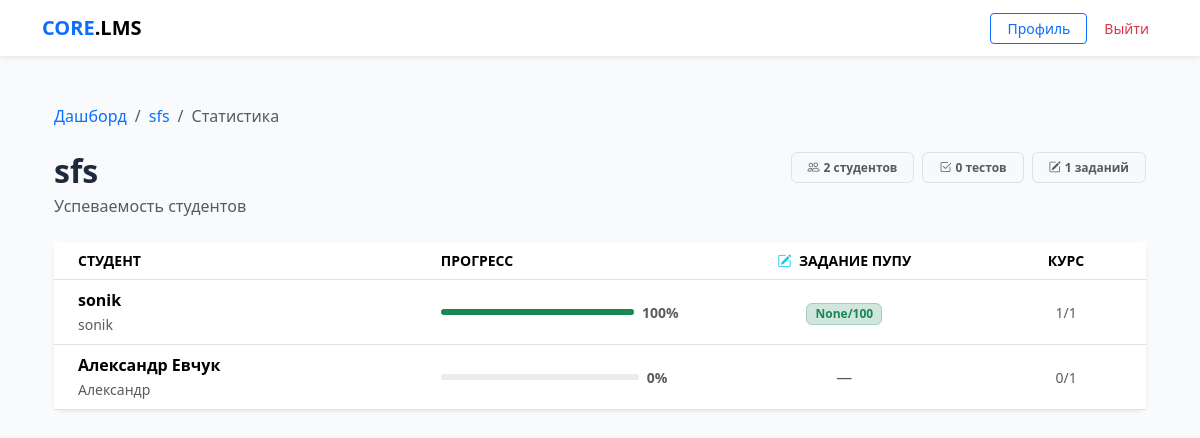
Page /stats/4/ (signed in) on the committed database.
### core/models.py (models this page shows, shortened)
class Course(models.Model):
    title = models.CharField(max_length=255)
    description = models.TextField(blank=True)
    author = models.ForeignKey(CustomUser, on_delete=models.CASCADE, related_name='authored_courses')
    groups = models.ManyToManyField(Group, related_name='available_courses', blank=True)
    created_at = models.DateTimeField(auto_now_add=True)
    available_from = models.DateTimeField(null=True, blank=True,
        help_text='Дата открытия курса. Пусто — доступен сразу.')
    available_until = models.DateTimeField(null=True, blank=True,
        help_text='Дата закрытия курса. Пусто — бессрочно.')
    allow_self_enroll = models.BooleanField(default=False,
        help_text='Разрешить студентам подключаться по коду доступа')
    access_code = models.CharField(max_length=32, blank=True, null=True,
        help_text='Код для самостоятельного подключения к курсу')

class Assignment(models.Model):
    block = models.OneToOneField(ContentBlock, on_delete=models.CASCADE, related_name='assignment')
    description = models.TextField(blank=True)
    max_score = models.PositiveIntegerField(default=100)
    deadline = models.DateTimeField(null=True, blank=True)

class ContentBlock(models.Model):
    BLOCK_TYPES = (
        ('text', 'Текст'),
        ('file', 'Файл/Медиа'),
        ('quiz', 'Тест'),
        ('assignment', 'Задание'),
    )
    course = models.ForeignKey(Course, on_delete=models.CASCADE, related_name='blocks')
    section = models.ForeignKey('Section', on_delete=models.SET_NULL,
                                null=True, blank=True, related_name='blocks')
    title = models.CharField(max_length=255)
    block_type = models.CharField(max_length=20, choices=BLOCK_TYPES)
    content_text = models.TextField(blank=True, null=True)
    content_file = models.FileField(upload_to='course_contents/', blank=True, null=True)
    content_quiz = models.ForeignKey(Quiz, on_delete=models.SET_NULL, blank=True, null=True,
                                     related_name='blocks')
    order = models.PositiveIntegerField(default=0)

class CustomUser(AbstractUser):
    ROLE_CHOICES = (
        ('student', 'Студент'),
        ('teacher', 'Преподаватель'),
    )
    role = models.CharField(max_length=10, choices=ROLE_CHOICES, default='student')
    avatar = models.ImageField(upload_to='avatars/', null=True, blank=True)
    phone = models.CharField(max_length=20, null=True, blank=True)

class Submission(models.Model):
    STATUS_CHOICES = (
        ('submitted', 'На проверке'),
        ('graded', 'Проверено'),
    )
    assignment = models.ForeignKey(Assignment, on_delete=models.CASCADE, related_name='submissions')
    student = models.ForeignKey(CustomUser, on_delete=models.CASCADE, related_name='submissions')
    text = models.TextField(blank=True)
    file = models.FileField(upload_to='submissions/', blank=True, null=True)
    submitted_at = models.DateTimeField(auto_now_add=True)
    status = models.CharField(max_length=20, choices=STATUS_CHOICES, default='submitted')
    score = models.PositiveIntegerField(null=True, blank=True)
    feedback = models.TextField(blank=True)
    graded_at = models.DateTimeField(null=True, blank=True)
    is_late = models.BooleanField(default=False,
        help_text='Помечается автоматически если сдано после дедлайна')
    class Meta:
        unique_together = ('assignment', 'student')

### core/views.py (the view)
# urls.py: path('stats/<int:course_id>/', views.course_stats, name='course_stats'),
@login_required
@user_passes_test(is_teacher)
def course_stats(request, course_id):
    course = get_object_or_404(Course, id=course_id, author=request.user)
    students = CustomUser.objects.filter(
        groups__in=course.groups.all(), role='student'
    ).distinct().order_by('last_name', 'first_name')
    quizzes = Quiz.objects.filter(course=course)
    assignments = Assignment.objects.filter(
        block__course=course
    ).select_related('block')
    students_data = []
    for student in students:
        quiz_results = {}
        for quiz in quizzes:
            result = StudentResult.objects.filter(
                student=student, quiz=quiz
            ).order_by('-score').first()
            quiz_results[quiz.id] = result
        assignment_results = {}
        for assignment in assignments:
            sub = Submission.objects.filter(
                student=student, assignment=assignment
            ).first()
            assignment_results[assignment.id] = sub
        total = quizzes.count() + assignments.count()
        done = sum(1 for r in quiz_results.values() if r)
        done += sum(1 for s in assignment_results.values() if s and s.status == 'graded')
        pct = int((done / total) * 100) if total > 0 else 0
        completion = CourseCompletion.objects.filter(
            student=student, course=course).first()
        students_data.append({
            'student': student,
            'quiz_results': quiz_results,
            'assignment_results': assignment_results,
            'pct': pct,
            'done': done,
            'total': total,
            'completed': completion,
        })
    return render(request, 'core/course_stats.html', {
        'course': course,
        'students_data': students_data,
        'quizzes': quizzes,
        'assignments': assignments,
    })

### core/templatetags/core_extras.py (called while the page is built)
@register.filter
def lookup(d, key):
    if isinstance(d, dict):
        return d.get(key)
    return None

### core/views.py (called while the page is built)
def is_teacher(user):
    return user.is_authenticated and user.role == 'teacher'

### core/templates/core/course_stats.html (shortened to what this page needs)
{% extends "core/base.html" %}
{% load core_extras %}
{% block content %}
<div class="container py-4">
    <nav aria-label="breadcrumb" class="mb-4">
        <ol class="breadcrumb">
            <li class="breadcrumb-item">
                <a href="{% url 'dashboard' %}" class="text-decoration-none">Дашборд</a>
            </li>
            <li class="breadcrumb-item">
                <a href="{% url 'course_builder' course.id %}" class="text-decoration-none">
                    {{ course.title }}
                </a>
            </li>
            <li class="breadcrumb-item active">Статистика</li>
        </ol>
    </nav>
    <div class="d-flex justify-content-between align-items-start mb-4">
        <div>
            <h2 class="fw-bold mb-1">{{ course.title }}</h2>
            <p class="text-muted mb-0">Успеваемость студентов</p>
        </div>
        <div class="d-flex gap-2">
            <span class="badge bg-light text-muted border px-3 py-2">
                <i class="bi bi-people me-1"></i>{{ students_data|length }} студентов
            </span>
            <span class="badge bg-light text-muted border px-3 py-2">
                <i class="bi bi-check2-square me-1"></i>{{ quizzes|length }} тестов
            </span>
            <span class="badge bg-light text-muted border px-3 py-2">
                <i class="bi bi-pencil-square me-1"></i>{{ assignments|length }} заданий
            </span>
        </div>
    </div>
    {% if students_data %}
    <div class="card border-0 shadow-sm">
        <div class="table-responsive">
            <table class="table align-middle mb-0" id="statsTable">
                <thead class="bg-light">
                    <tr class="small text-uppercase text-muted">
                        <th class="ps-4" style="min-width:180px;">Студент</th>
                        <th style="min-width:100px;">Прогресс</th>
                        {% for assignment in assignments %}
                        <th class="text-center" style="min-width:100px;"
                            title="{{ assignment.block.title }}">
                            <i class="bi bi-pencil-square text-info me-1"></i>
                            {{ assignment.block.title|truncatechars:15 }}
                        </th>
                        {% endfor %}
                        <th class="text-center pe-4">Курс</th>
                    </tr>
                </thead>
                <tbody>
                    {% for row in students_data %}
                    <tr class="{% if row.completed %}table-success-subtle{% endif %}">
                        <td class="ps-4">
                            <div class="fw-semibold">
                                {{ row.student.get_full_name|default:row.student.username }}
                            </div>
                            <small class="text-muted">{{ row.student.username }}</small>
                        </td>
                        <td>
                            <div class="d-flex align-items-center gap-2">
                                <div class="progress flex-grow-1" style="height:6px;min-width:60px;">
                                    <div class="progress-bar
                                        {% if row.pct == 100 %}bg-success
                                        {% elif row.pct >= 50 %}bg-primary
                                        {% else %}bg-warning{% endif %}"
                                         style="width:{{ row.pct }}%;"></div>
                                </div>
                                <small class="text-muted fw-semibold" style="min-width:32px;">
                                    {{ row.pct }}%
                                </small>
                            </div>
                        </td>
                        {% for assignment in assignments %}
                        {% with sub=row.assignment_results|lookup:assignment.id %}
                        <td class="text-center">
                            {% if sub %}
                                {% if sub.status == 'graded' %}
                                <span class="badge bg-success-subtle text-success border border-success-subtle px-2">
                                    {{ sub.score }}/{{ assignment.max_score }}
                                </span>
                                {% endif %}
                            {% else %}
                                <span class="text-muted">—</span>
                            {% endif %}
                        </td>
                        {% endwith %}
                        {% endfor %}
                        <td class="text-center pe-4">
                            {% if row.completed %}
                            <span class="badge bg-success-subtle text-success border border-success-subtle">
                                <i class="bi bi-check2-all me-1"></i>Завершён
                            </span>
                            {% else %}
                            <span class="text-muted small">{{ row.done }}/{{ row.total }}</span>
                            {% endif %}
                        </td>
                    </tr>
                    {% endfor %}
                </tbody>
            </table>
        </div>
    </div>
    {% else %}
    <div class="text-center py-5 border rounded-4 bg-light">
        <i class="bi bi-people display-4 text-muted opacity-25"></i>
        <p class="text-muted mt-3">Нет студентов с доступом к этому курсу.</p>
        <small class="text-muted">Назначьте курс группам в настройках курса.</small>
    </div>
    {% endif %}
</div>
{% endblock %}

### core/templates/core/base.html (style rules this page uses)
:root { --bg-body: #f8fafc; --bg-card: #ffffff; --border-color: #e2e8f0; --accent: #0d6efd; --text-main: #1e293b; }
body { background-color: var(--bg-body); color: var(--text-main); font-family: 'Segoe UI', system-ui, sans-serif; }
.card { background-color: var(--bg-card); border: 0; border-radius: 12px; box-shadow: 0 1px 3px rgba(0,0,0,0.05); }

### rows in the picture
Course: title "sfs"
Assignment: block "ЗАДАНИЕ ПУПУ", max_score "100"
CustomUser: student.get_full_name "sonik", student.username "sonik", pct "100", done "1", total "1"
Submission: score "None"
CustomUser: student.get_full_name "Александр Евчук", student.username "Александр", pct "0", done "0", total "1"

### other values in the picture
{{ students_data|length }} "2"
{{ quizzes|length }} "0"
{{ assignments|length }} "1"
